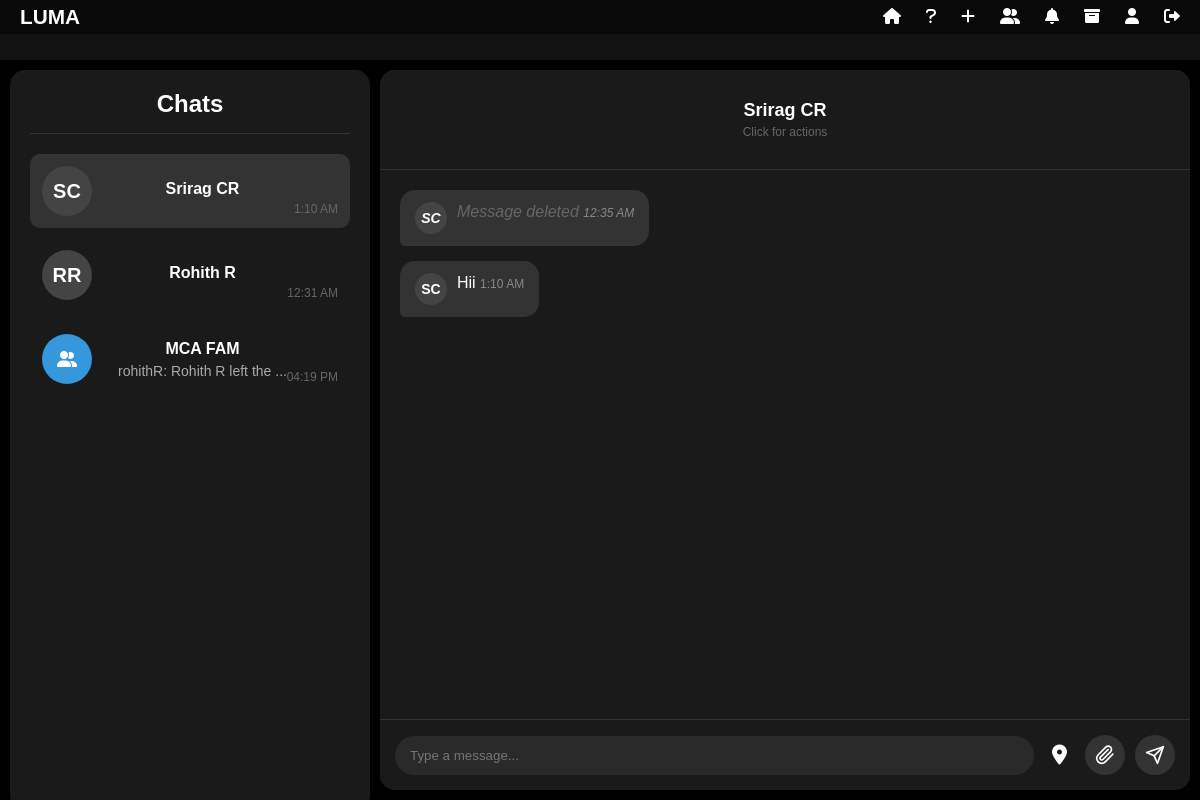
Page /chats/25/ (signed in) on the earlier database version.
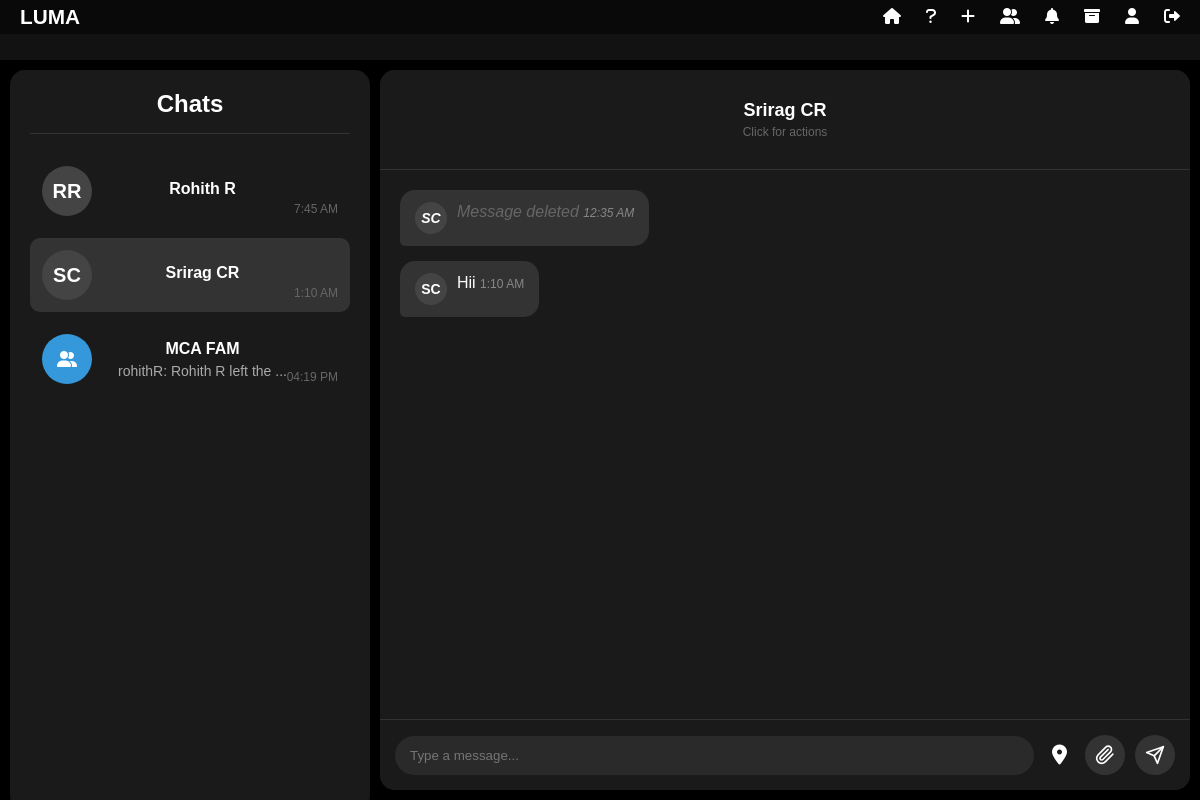
Same page on the later database version.
### chat/models.py (models this page shows, shortened)
class Chat(models.Model):
    sender = models.ForeignKey(User, related_name='sender_chats', on_delete=models.CASCADE)
    recipient = models.ForeignKey(User, related_name='recipient_chats', on_delete=models.CASCADE)
    created_at = models.DateTimeField(auto_now_add=True)
    updated_at = models.DateTimeField(auto_now=True)
    archived_by = models.ManyToManyField(User, related_name='archived_chats', blank=True)
    class Meta:
        db_table = 'chat_chat'

class User(AbstractBaseUser):
    first_name = models.CharField(max_length=30)
    last_name = models.CharField(max_length=30)
    username = models.CharField(max_length=30, unique=True)
    email = models.EmailField(unique=True)
    profile_picture = models.ImageField(upload_to='profile_pics', blank=True, null=True)  # Removed trailing slash
    created_at = models.DateTimeField(auto_now_add=True)
    is_active = models.BooleanField(default=True)
    is_admin = models.BooleanField(default=False)
    is_banned = models.BooleanField(default=False)
    ban_expiry = models.DateTimeField(null=True, blank=True)
    ban_reason = models.TextField(blank=True, null=True)
    objects = UserManager()
    USERNAME_FIELD = 'username'
    REQUIRED_FIELDS = ['email', 'first_name', 'last_name']
    class Meta:
        db_table = 'chat_user'
    def is_currently_banned(self):
        if not self.is_banned:
            return False
        if self.ban_expiry and timezone.now() > self.ban_expiry:
            self.unban_user()
            return False
        return True

class Message(models.Model):
    chat = models.ForeignKey(Chat, related_name='messages', on_delete=models.CASCADE)
    sender = models.ForeignKey(User, on_delete=models.CASCADE)
    content = models.TextField()
    sent_at = models.DateTimeField(auto_now_add=True)
    read_by = models.ManyToManyField(User, related_name='read_messages', blank=True)
    deleted_for = models.ManyToManyField(User, related_name='deleted_messages', blank=True)
    deleted_for_everyone = models.BooleanField(default=False)
    attachment = models.FileField(upload_to='chat_attachments', null=True, blank=True)  # Removed trailing slash
    attachment_type = models.CharField(max_length=50, null=True, blank=True)
    attachment_name = models.CharField(max_length=255, null=True, blank=True)
    class Meta:
        db_table = 'chat_message'
        ordering = ['sent_at']

### chat/views.py (the view)
# urls.py: path('chats/<int:chat_id>/', views.chat_detail, name='chat_detail'),
@login_required
def chat_detail(request, chat_id):
    chat = get_object_or_404(Chat, id=chat_id)
    if request.user != chat.sender and request.user != chat.recipient:
        return redirect('chat_list')
    chats = Chat.objects.filter(
        Q(sender=request.user) | Q(recipient=request.user)
    ).order_by('-updated_at')
    for chat_item in chats:
        other_user = chat_item.recipient if chat_item.sender == request.user else chat_item.sender
        unread_count = Message.objects.filter(
            chat=chat_item,
            sender=other_user
        ).exclude(read_by=request.user).count()
        chat_item.unread_count = unread_count
    messages = Message.objects.filter(chat=chat).order_by('sent_at')
    other_user = chat.recipient if chat.sender == request.user else chat.sender
    unread_messages = Message.objects.filter(
        chat=chat,
        sender=other_user
    ).exclude(read_by=request.user)
    for message in unread_messages:
        message.read_by.add(request.user)
    return render(request, 'chat.html', {
        'chats': chats,
        'active_chat': chat,
        'active_chat_id': chat.id,
        'messages': messages
    })

### chat/templatetags/chat_filters.py (called while the page is built)
@register.filter
def contains(queryset, obj):
    return obj in queryset

### templates/chat.html (shortened to what the changed rows need)
{% extends "base.html" %} {% load tz %} {% load chat_filters %} {% block content %}
<link
  href="https://cdnjs.cloudflare.com/ajax/libs/font-awesome/6.0.0/css/all.min.css"
  rel="stylesheet"
/>
<div class="chat-container">
  <div class="chat-list-panel">
    <div class="chat-list">
      {% if chats %}
        {% for chat in chats %}
        <div
          class="chat-item {% if active_chat and chat.id == active_chat.id %} active {% endif %}{% if chat.unread_count > 0 %} has-unread {% endif %}"
          data-chat-url="{% url 'chat_detail' chat.id %}"
          data-chat-id="{{ chat.id }}"
          onclick="loadChat(this, event)">
          <div class="chat-item-pfp">
            {% if chat.sender == request.user %}
              {% if chat.recipient_profile_pic %}
                <img
                  src="{{ chat.recipient_profile_pic }}"
                  alt="Profile Picture"
                  class="pfp-image"
                  onerror="this.style.display='none'; this.nextElementSibling.style.display='flex';"
                />
                <div class="pfp-initials" style="display: none;">
                  {{ chat.recipient.first_name|slice:":1" }}{{ chat.recipient.last_name|slice:":1" }}
                </div>
              {% else %}
                <div class="pfp-initials">
                  {{ chat.recipient.first_name|slice:":1" }}{{ chat.recipient.last_name|slice:":1" }}
                </div>
              {% endif %}
            {% else %}
              {% if chat.sender_profile_pic %}
                <img
                  src="{{ chat.sender_profile_pic }}"
                  alt="Profile Picture"
                  class="pfp-image"
                  onerror="this.style.display='none'; this.nextElementSibling.style.display='flex';"
                />
                <div class="pfp-initials" style="display: none;">
                  {{ chat.sender.first_name|slice:":1" }}{{ chat.sender.last_name|slice:":1" }}
                </div>
              {% else %}
                <div class="pfp-initials">
                  {{ chat.sender.first_name|slice:":1" }}{{ chat.sender.last_name|slice:":1" }}
                </div>
              {% endif %}
            {% endif %}
          </div>
          <div class="chat-item-details">
            <div class="chat-item-name"
                 data-first-name="{% if chat.sender == request.user %}{{ chat.recipient.first_name }}{% else %}{{ chat.sender.first_name }}{% endif %}"
                 data-last-name="{% if chat.sender == request.user %}{{ chat.recipient.last_name }}{% else %}{{ chat.sender.last_name }}{% endif %}">
              {% if chat.sender == request.user %}
                {{ chat.recipient.first_name }} {{ chat.recipient.last_name }}
              {% else %}
                {{ chat.sender.first_name }} {{ chat.sender.last_name }}
              {% endif %}
            </div>
          </div>
          <div class="chat-item-time">
            {{ chat.updated_at|localtime|date:"g:i A" }}
          </div>
        </div>
        {% endfor %}
      {% else %}
        <div style="text-align: center; color: #666; padding: 20px;">
          No chats yet. Add a friend to start chatting!
        </div>
      {% endif %}
    </div>
  </div>
  <div class="chat-area">
    <div class="chat-header">
      {% if active_chat %}
      <div class="chat-header-info" onclick="openUserActionsModal()"
           data-username="{% if active_chat.sender == request.user %}{{ active_chat.recipient.username }}{% else %}{{ active_chat.sender.username }}{% endif %}"
           data-has-profile-picture="{% if active_chat.sender == request.user %}{% if active_chat.recipient.profile_picture %}true{% else %}false{% endif %}{% else %}{% if active_chat.sender.profile_picture %}true{% else %}false{% endif %}{% endif %}"
           data-profile-picture="">
          <div class="chat-header-name">
            {% if active_chat.sender == request.user %}
              {{ active_chat.recipient.first_name }} {{ active_chat.recipient.last_name }}
            {% else %}
              {{ active_chat.sender.first_name }} {{ active_chat.sender.last_name }}
            {% endif %}
          </div>
          <div class="chat-header-subtitle">Click for actions</div>
        </div>
      {% endif %}
    </div>
    <div class="messages-container">
      {% if active_chat %}
        {% if messages %}
          {% for message in messages %}
            <div class="message {% if message.sender == request.user %}message-sent{% else %}message-received{% endif %} {% if message.deleted_for_everyone %}deleted{% endif %}"
                 data-message-id="{{ message.id }}"
                 data-sender-id="{{ message.sender.id }}"
                 oncontextmenu="showContextMenu(event, this)"
                 {% if message.deleted_for.all|contains:request.user %}style="display: none;"{% endif %}>
              <div class="message-pfp">
                {% if message.sender.profile_picture %}
                  <img src="{{ message.sender.profile_picture.url }}" alt="Profile Picture">
                {% else %}
                  <div class="pfp-initials">
                    {{ message.sender.first_name|slice:":1" }}{{ message.sender.last_name|slice:":1" }}
                  </div>
                {% endif %}
              </div>
              <div class="message-content">
                {% if message.deleted_for_everyone %}
                  <i>Message deleted</i>
                {% else %}
                  {% if "location-message" in message.content %}
                    {{ message.content|safe }}
                  {% else %}
                    {{ message.content }}
                  {% endif %}
                {% endif %}
                <div class="message-time">
                  {{ message.sent_at|localtime|date:"g:i A" }}
                </div>
              </div>
            </div>
          {% endfor %}
        {% else %}
          <div class="start-message" id="no-messages-prompt">No messages yet. Start the conversation!</div>
        {% endif %}
      {% else %}
        <div class="start-message">Add a friend to start messaging!</div>
        <button class="add-contact-button" onclick="openFriendDialog()">Add</button>
      {% endif %}
    </div>
  </div>
  {% endblock %}

Differences in the rows shown:
changed Chat "Rohith": updated_at "12:31 AM" → "7:45 AM"; moves up the list
